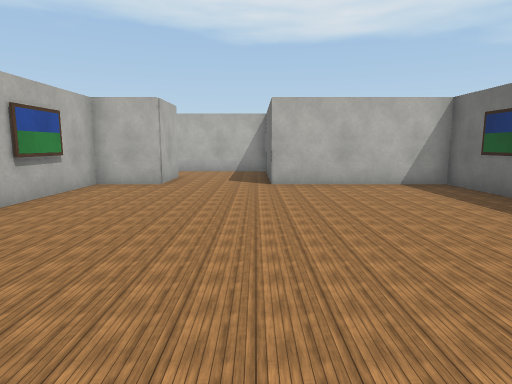
view 1 (above)

23 first-person views from a walk through a robot-simulator world made for Webots. The camera is 1.1 m above the floor, tilts 8° down and sees 75° across. The floor is counted in squares, 1 m on a side. Each view is taken from the middle of a square. On the plan, view 1 faces up. The plan holds only what a view shows up to about 13 squares ahead; the rest is blank. Robots are left out. Webots' stock objects and surfaces are drawn as simple stand-ins.

view 2
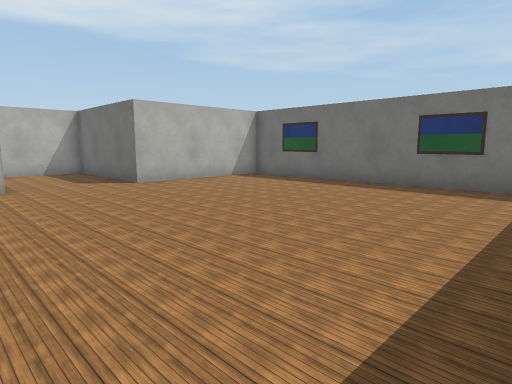

view 3
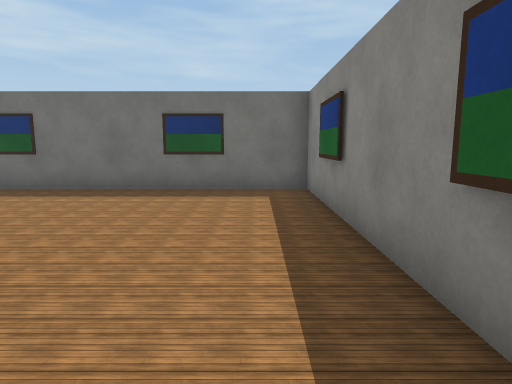

view 4
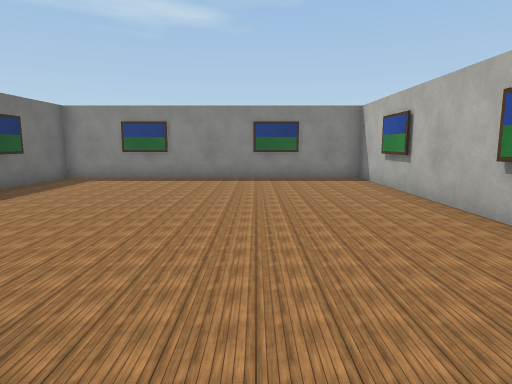

view 5
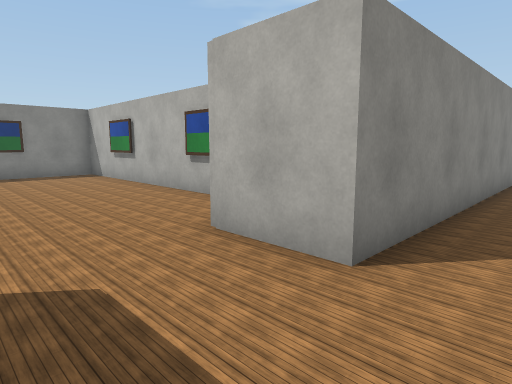

view 6
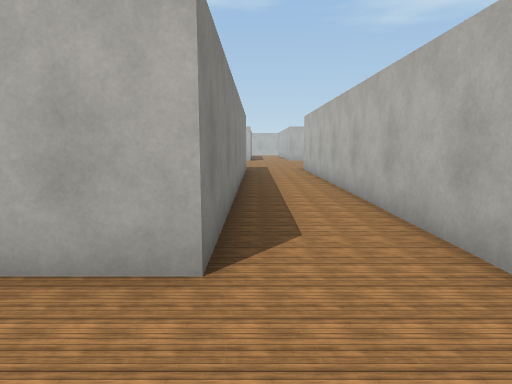

view 7
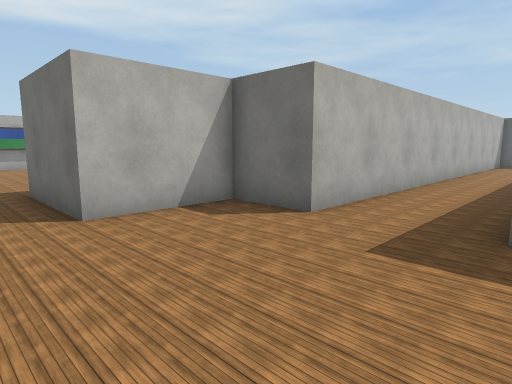

view 8
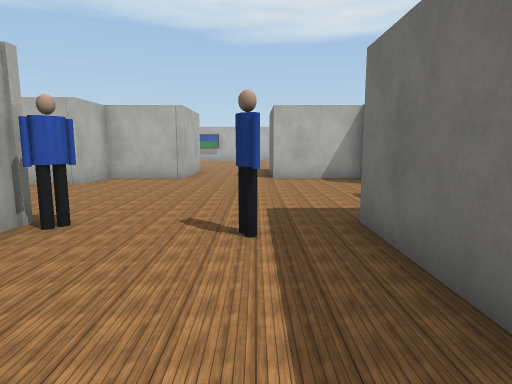

view 9
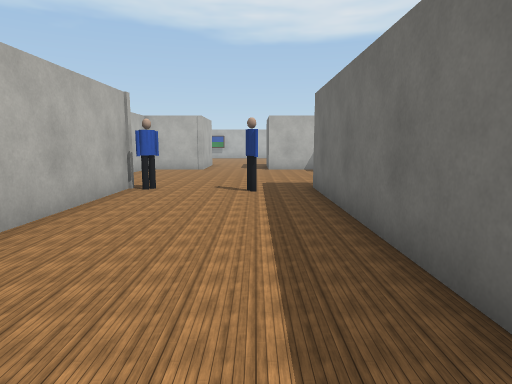

view 10
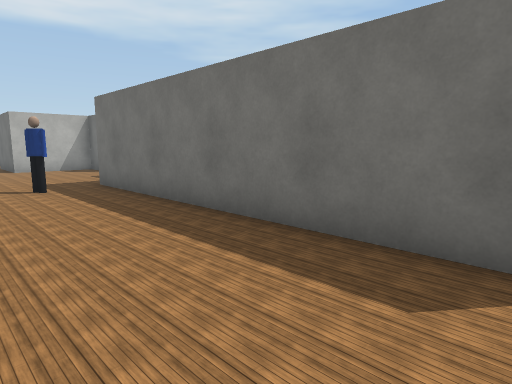

view 11
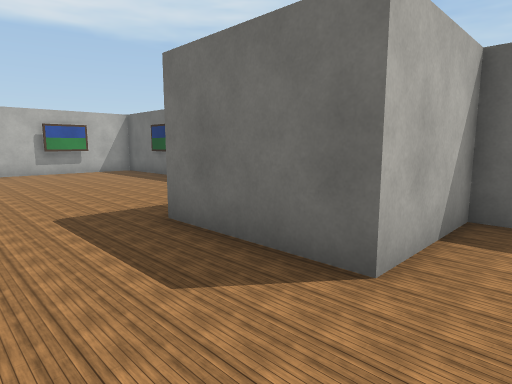

view 12
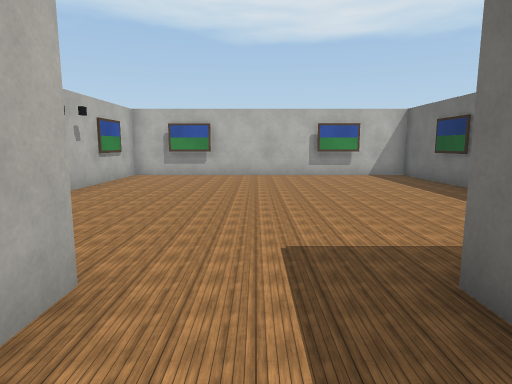

view 13
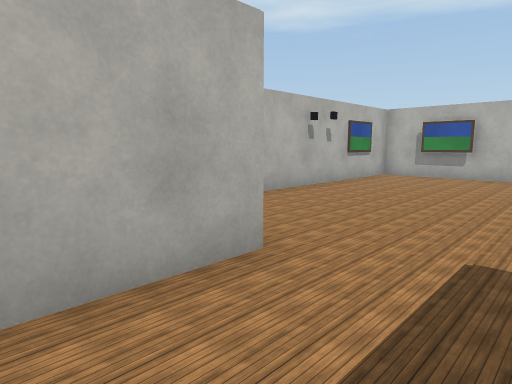

view 14
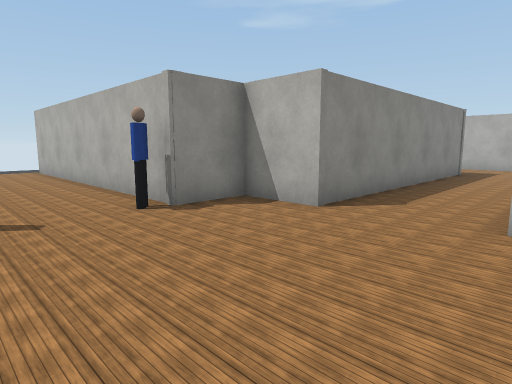

view 15
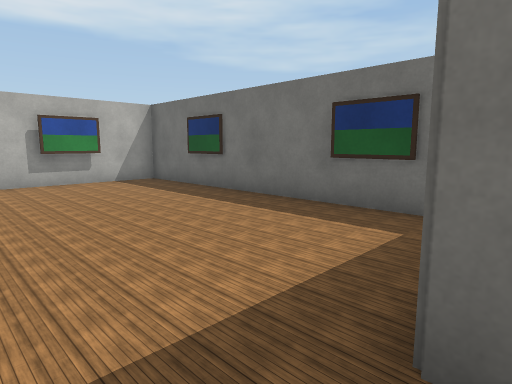

view 16
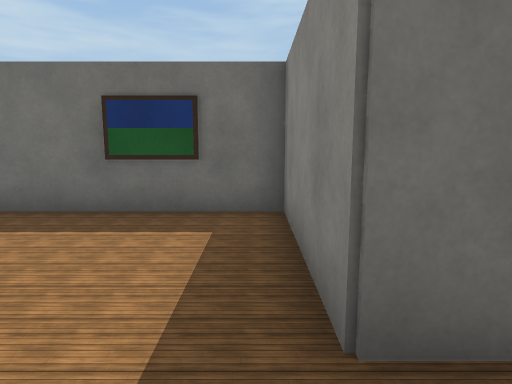

view 17
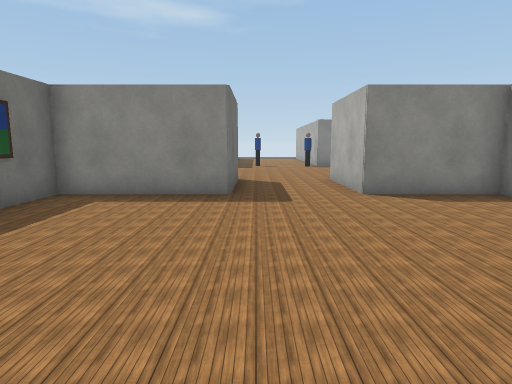

view 18
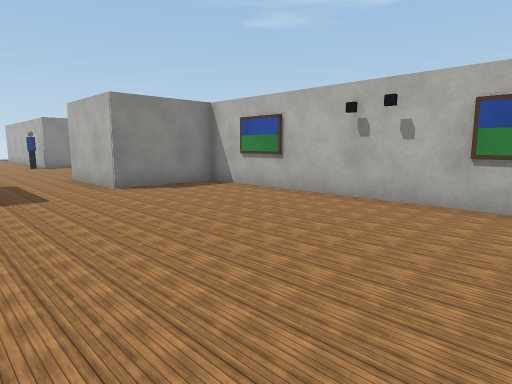

view 19
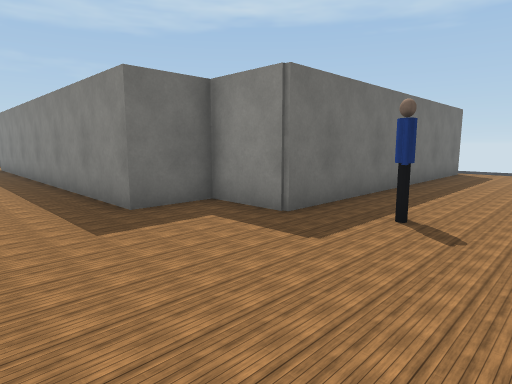

view 20
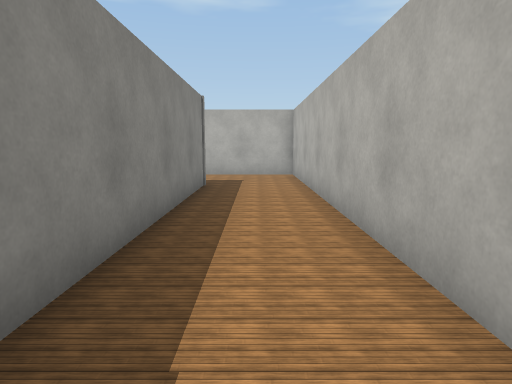

view 21
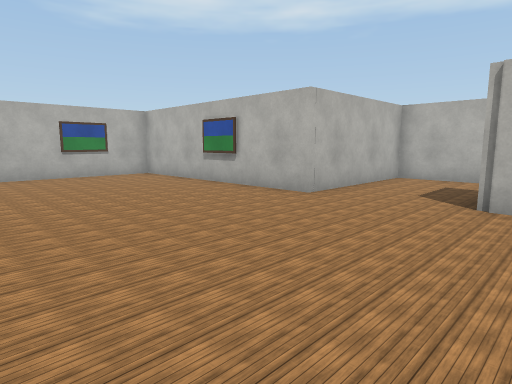

view 22
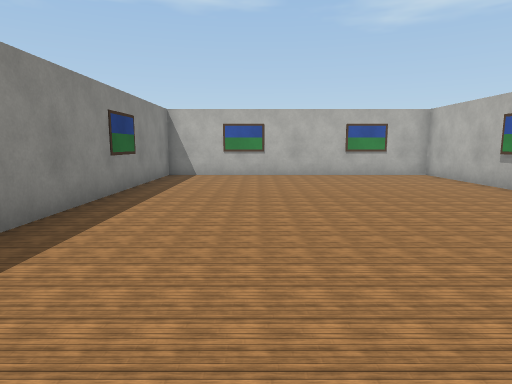

view 23
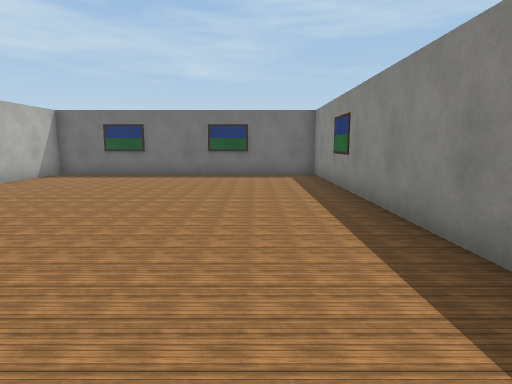

### Floor plan
Points are (right, up) in squares from view 1. A wall is a line through its corners. A room is listed if a view was taken in it or the views show most of it. See-through windows are left out.
Room 1 (views 1, 2, 3, 4, 5, 6)
walls: (-2.7, 11.6) (-2.7, 9.4) (-4.5, 9.4) (-4.5, -0.3) (5.4, -0.3) (5.4, 9.4) (0.4, 9.4) (0.4, 14.2) (-2.6, 14.2)
ways out: opening at (-3, 13) to room 2
objects: painting (-4, 3); painting (-4, 7); painting (-2, 0); painting (3, 0); painting (5, 2); painting (5, 7)
Room 2 (views 7, 8, 9, 10, 11, 12, 13, 14, 15, 16, 17, 18, 19)
walls: (-24, 11.6) (-24, 9.8) (-22.2, 9.8) (-22.2, -0.4); (-2.6, 14.2) (-15.5, 14.2) (-15.5, 16.2) (-18.4, 16.2) (-18.4, 19.5) (-14.5, 19.5) (-14.5, 29.3) (-24.5, 29.3) (-24.5, 19.5) (-21.4, 19.5) (-21.4, 16.2) (-24, 16.2) (-24, 14.4); (-17.5, -0.4) (-17.5, 9.8) (-15.5, 9.8) (-15.5, 11.6) (-2.7, 11.6)
ways out: opening at (-3, 13) to room 1; opening at (-23, 13.5) to room 3; gap at (-17, 0)
objects: painting (-24, 22); painting (-24, 27); person (-22, 9); painting (-22, 29); person (-19, 9); painting (-17, 29); painting (-15, 22); painting (-15, 26)
Room 3 (views 20, 21, 22, 23)
walls: (-33.4, 11.6) (-24, 11.6); (-24, 14.4) (-36.6, 14.4) (-36.6, 9.4) (-44.4, 9.4) (-44.4, -0.3) (-28.3, -0.3) (-28.3, 9.4) (-31.2, 9.4)
ways out: opening at (-23, 13.5) to room 2
objects: painting (-44, 3); painting (-44, 7); painting (-40, 9)

Positions as (right, up) in squares from view 1, and headings:
1: (0, 0), facing up
2: (-4, 0), facing up-right
3: (-3, 1), facing right
4: (-1, 11), facing down
5: (0, 13), facing down-left
6: (0, 12), facing left
7: (-20, 11), facing up-right
8: (-19, 5), facing up
9: (-19, 1), facing up
10: (-21, 0), facing up-right
11: (-21, 15), facing up-right
12: (-20, 17), facing up
13: (-19, 17), facing up-left
14: (-19, 15), facing down-left
15: (-20, 19), facing up-right
16: (-20, 20), facing right
17: (-19, 27), facing down
18: (-18, 28), facing down-left
19: (-21, 14), facing down-right
20: (-24, 13), facing left
21: (-32, 3), facing up-left
22: (-32, 3), facing left
23: (-41, 2), facing right
